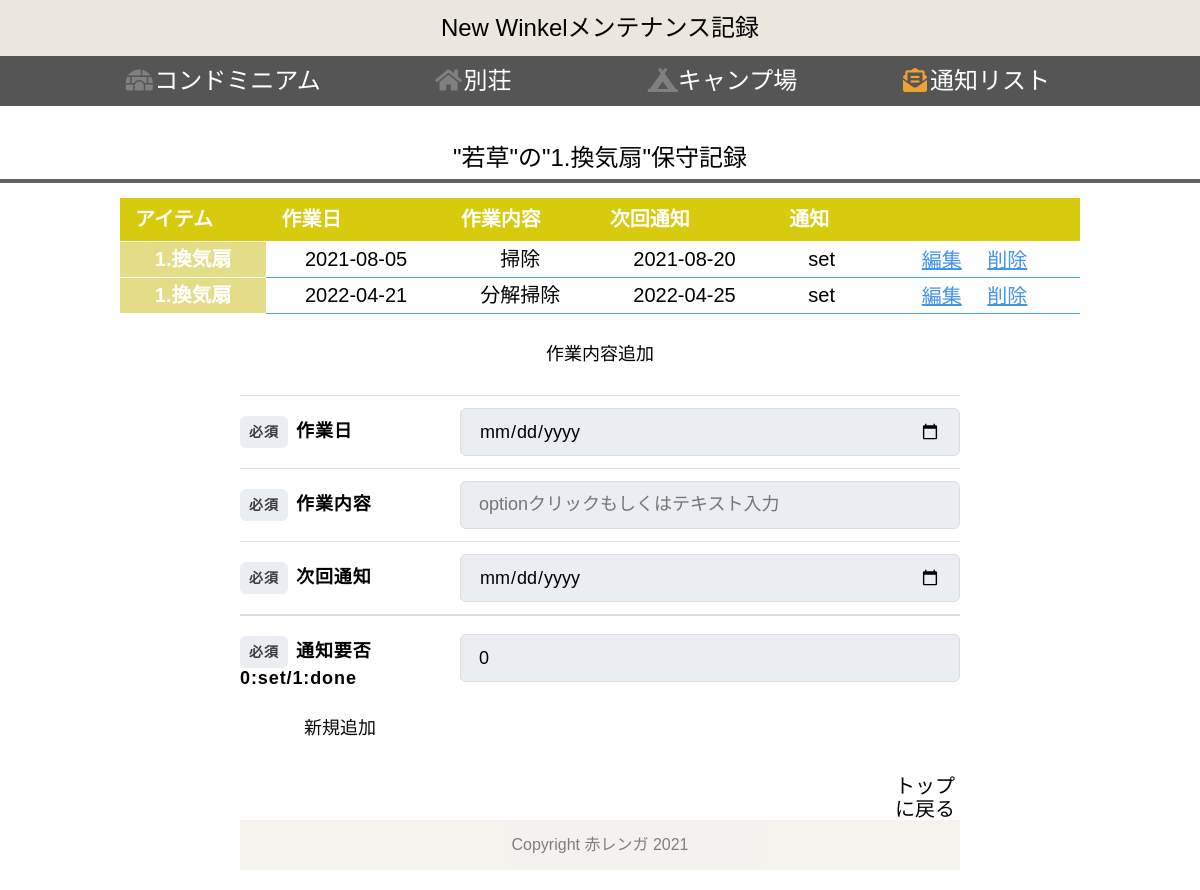
The page /w_tasklist/1/1 on the database as committed earlier.
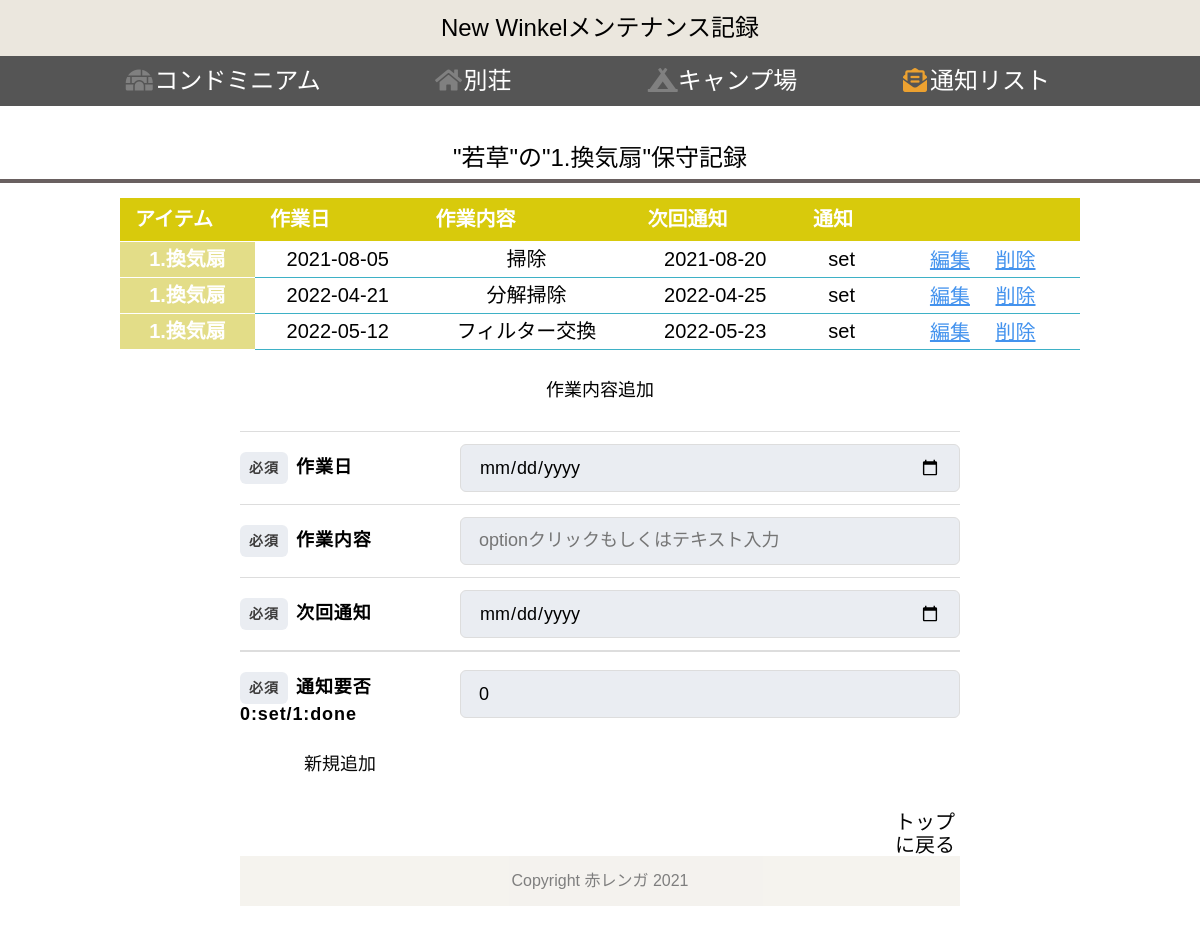
The same page on the database as committed later.
### tables this page shows
CREATE TABLE "wakakusa" (
	"taskid"	INTEGER,
	"item_id"	INTEGER,
	"t_id"	INTEGER,
	"item"	TEXT,
	"pro_date"	INTEGER,
	"pro_number"	TEXT,
	"set_date"	DATE,
	"t_date"	DATE,
	"task"	TEXT,
	"notice"	DATE,
	"nt_id"	INTEGER,
	PRIMARY KEY("taskid" AUTOINCREMENT)
);

### app.py (the view)
@app.route("/w_tasklist/<int:id>/<int:t_id>")
def w_tasklist(id,t_id):
    conn = sqlite3.connect("w_MN.db")
    c = conn.cursor()
    c.execute("select id from items where id = ?" , (id,))
    id = c.fetchone()[0]
    c.execute("select room from items where id = ?" , (id,))
    room = c.fetchone()[0]
    c.execute("select table_name from items where id = ?" , (id,))
    table_name = c.fetchone()[0]
    c.execute("select item from %s where t_id = ?" % (table_name), (t_id,))
    item = c.fetchone()[0]
    c.execute("select taskid, item, pro_date, pro_number, set_date, t_date, task, notice, nt_id from %s where t_id = ?" % (table_name), (t_id,))
    tasklist = []
    task_list = []
    for row in c.fetchall():
        tasklist = dict({"taskid":row[0],"item":row[1], "pro_date":row[2],"pro_number":row[3], "set_date":row[4], "t_date":row[5],"task":row[6], "notice":row[7], "nt_id":row[8]})
        if tasklist["nt_id"] == 1:
            tasklist["nt_id"] = "done"
        else:
            tasklist["nt_id"] = "set"
        task_list.append(tasklist)
    c.close()
    return render_template("w_tasklist.html" , w_task_list = task_list, table_name = table_name, room = room, id = id, item = item, t_id = t_id)

### templates/w_tasklist.html (shortened to what this page needs)
{% extends 'w_base_test2.html' %}
{% block content %}
<h2>"{{room}}"の"{{item}}"保守記録</h2>
<table class="table_list" width="80%">
    <thead>
        <tr>
            <th>アイテム</th>
            <th>作業日</th>
            <th>作業内容</th>
            <th>次回通知</th>
            <th>通知</th>
            <th></th>
        </tr>
    </thead>
    {% for item in w_task_list %}
    <tbody>
        <tr>
            <th label="アイテム"><p>{{item["item"]}}</p></th>
            <td label="作業日　"><p>{{item["t_date"]}}</p></td>
            <td label="作業内容"><p>{{item["task"]}}</p></td>
            <td label="次回通知"><p>{{item["notice"]}}</p></td>
            <td label="通知"><p>{{item["nt_id"]}}</p></td>
            <td>
                <div class="btn_top">
                    <a href="/edit/w_tasklist/{{id}}/{{item['taskid']}}" class="btn4">編集</a>
                    <a href="/del/w_tasklist/{{id}}/{{t_id}}/{{item['taskid']}}" onclick="return confirm('削除しますか？')" class="btn4">削除</a>
                </div>
            </td>
        </tr>
    </tbody>
    {% endfor %}
</table>
<form action="/add/w_tasklist/{{id}}/{{t_id}}" method="POST">
        <h3>作業内容追加</h3>
    <div class="Form">
        <div>
        <div class="Form-Item">
            <p class="Form-Item-Label isMsg"><span class="Form-Item-Label-Required">必須</span>作業日</p>
            <input type="date" name="t_date" class="Form-Item-Input" placeholder="例）2021-1-23">
        </div>
        <div class="Form-Item">
            <p class="Form-Item-Label"><span class="Form-Item-Label-Required">必須</span>作業内容</p>
            <input type="text" name="task"  class="Form-Item-Input" list="task_list" placeholder="optionクリックもしくはテキスト入力" autocomplete="off">
        </div>
        <div class="Form-Item">
            <p class="Form-Item-Label isMsg"><span class="Form-Item-Label-Required">必須</span>次回通知</p>
            <input name="notice" type="date" class="Form-Item-Input" placeholder="例）2021-1-23">
        </div>
        <div class="Form-Item">
            <p class="Form-Item-Label isMsg"><span class="Form-Item-Label-Required">必須</span>通知要否<br>0:set/1:done</p>
            <input name="nt_id" type="integer" value="0" class="Form-Item-Input">
        </div>
    </div>
<div>
    <button type="submit" class="btn1">新規追加</button>
</div>
</form>
<div class="btn_top1">
    <a href="/" type="button" class="btn5">トップに戻る</a>
</div>
{% endblock %}

Rows that differ between the two databases and show on the page:
added wakakusa: item "1.換気扇", t_date "2022-05-12", task "フィルター交換", notice "2022-05-23", nt_id "set"
